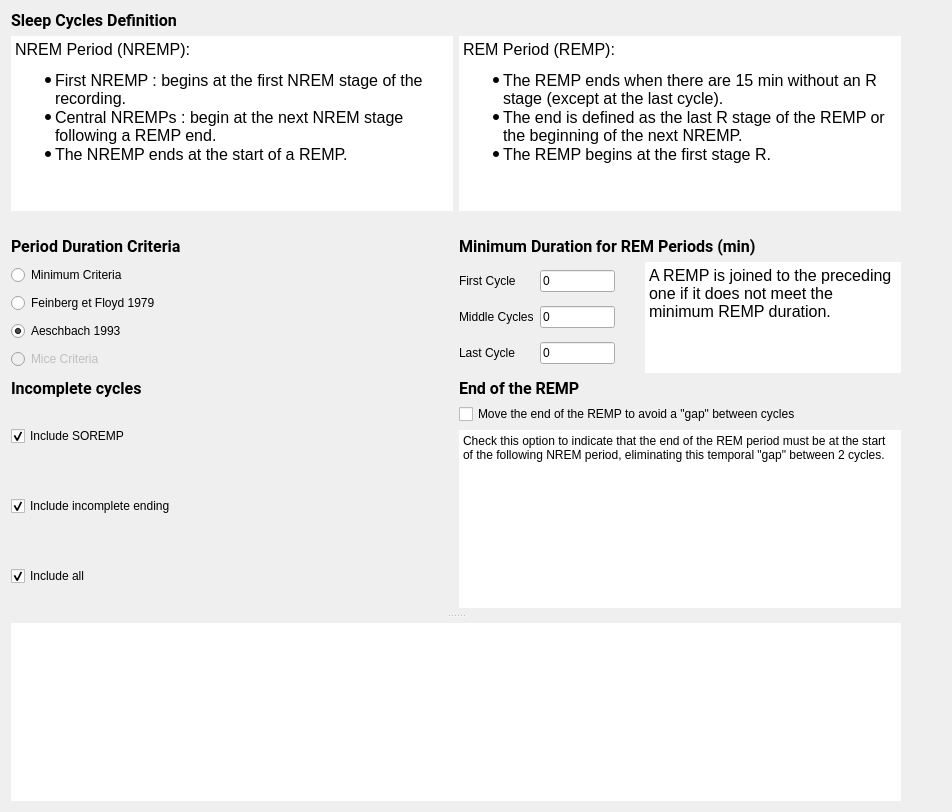
<?xml version="1.0" encoding="UTF-8"?>
<ui version="4.0">
 <class>SleepCyclesDelimiterSettingsView</class>
 <widget class="QWidget" name="SleepCyclesDelimiterSettingsView">
  <property name="geometry">
   <rect>
    <x>0</x>
    <y>0</y>
    <width>952</width>
    <height>812</height>
   </rect>
  </property>
  <property name="windowTitle">
   <string>Form</string>
  </property>
  <property name="styleSheet">
   <string notr="true">font: 12pt &quot;Roboto&quot;;</string>
  </property>
  <layout class="QHBoxLayout" name="horizontalLayout_2">
   <item>
    <widget class="QSplitter" name="splitter">
     <property name="orientation">
      <enum>Qt::Orientation::Vertical</enum>
     </property>
     <property name="handleWidth">
      <number>15</number>
     </property>
     <widget class="QWidget" name="layoutWidget">
      <layout class="QVBoxLayout" name="verticalLayout_3">
       <item>
        <widget class="QLabel" name="label_2">
         <property name="font">
          <font>
           <family>Roboto</family>
           <pointsize>12</pointsize>
           <italic>false</italic>
           <bold>false</bold>
          </font>
         </property>
         <property name="text">
          <string>&lt;html&gt;&lt;head/&gt;&lt;body&gt;&lt;p&gt;&lt;span style=&quot; font-weight:600;&quot;&gt;Sleep Cycles Definition&lt;/span&gt;&lt;/p&gt;&lt;/body&gt;&lt;/html&gt;</string>
         </property>
        </widget>
       </item>
       <item>
        <layout class="QHBoxLayout" name="horizontalLayout_3">
         <property name="sizeConstraint">
          <enum>QLayout::SizeConstraint::SetNoConstraint</enum>
         </property>
         <item>
          <widget class="QTextEdit" name="textEdit">
           <property name="minimumSize">
            <size>
             <width>330</width>
             <height>175</height>
            </size>
           </property>
           <property name="maximumSize">
            <size>
             <width>16777215</width>
             <height>16777215</height>
            </size>
           </property>
           <property name="styleSheet">
            <string notr="true"/>
           </property>
           <property name="frameShape">
            <enum>QFrame::Shape::NoFrame</enum>
           </property>
           <property name="frameShadow">
            <enum>QFrame::Shadow::Plain</enum>
           </property>
           <property name="lineWidth">
            <number>0</number>
           </property>
           <property name="readOnly">
            <bool>true</bool>
           </property>
           <property name="html">
            <string>&lt;!DOCTYPE HTML PUBLIC &quot;-//W3C//DTD HTML 4.0//EN&quot; &quot;http://www.w3.org/TR/REC-html40/strict.dtd&quot;&gt;
&lt;html&gt;&lt;head&gt;&lt;meta name=&quot;qrichtext&quot; content=&quot;1&quot; /&gt;&lt;meta charset=&quot;utf-8&quot; /&gt;&lt;style type=&quot;text/css&quot;&gt;
p, li { white-space: pre-wrap; }
hr { height: 1px; border-width: 0; }
li.unchecked::marker { content: &quot;\2610&quot;; }
li.checked::marker { content: &quot;\2612&quot;; }
&lt;/style&gt;&lt;/head&gt;&lt;body style=&quot; font-family:'Roboto'; font-size:12pt; font-weight:400; font-style:normal;&quot;&gt;
&lt;p style=&quot; margin-top:0px; margin-bottom:0px; margin-left:0px; margin-right:0px; -qt-block-indent:0; text-indent:0px;&quot;&gt;NREM Period (NREMP):&lt;/p&gt;
&lt;ul style=&quot;margin-top: 0px; margin-bottom: 0px; margin-left: 0px; margin-right: 0px; -qt-list-indent: 1;&quot;&gt;
&lt;li style=&quot; margin-top:12px; margin-bottom:0px; margin-left:0px; margin-right:0px; -qt-block-indent:0; text-indent:0px;&quot;&gt;First NREMP : begins at the first NREM stage of the recording.&lt;/li&gt;
&lt;li style=&quot; margin-top:0px; margin-bottom:0px; margin-left:0px; margin-right:0px; -qt-block-indent:0; text-indent:0px;&quot;&gt;Central NREMPs : begin at the next NREM stage following a REMP end.&lt;/li&gt;
&lt;li style=&quot; margin-top:0px; margin-bottom:12px; margin-left:0px; margin-right:0px; -qt-block-indent:0; text-indent:0px;&quot;&gt;The NREMP ends at the start of a REMP.&lt;/li&gt;&lt;/ul&gt;&lt;/body&gt;&lt;/html&gt;</string>
           </property>
          </widget>
         </item>
         <item>
          <widget class="QTextEdit" name="textEdit_3">
           <property name="minimumSize">
            <size>
             <width>330</width>
             <height>175</height>
            </size>
           </property>
           <property name="maximumSize">
            <size>
             <width>16777215</width>
             <height>16777215</height>
            </size>
           </property>
           <property name="styleSheet">
            <string notr="true"/>
           </property>
           <property name="frameShape">
            <enum>QFrame::Shape::NoFrame</enum>
           </property>
           <property name="frameShadow">
            <enum>QFrame::Shadow::Plain</enum>
           </property>
           <property name="lineWidth">
            <number>0</number>
           </property>
           <property name="readOnly">
            <bool>true</bool>
           </property>
           <property name="html">
            <string>&lt;!DOCTYPE HTML PUBLIC &quot;-//W3C//DTD HTML 4.0//EN&quot; &quot;http://www.w3.org/TR/REC-html40/strict.dtd&quot;&gt;
&lt;html&gt;&lt;head&gt;&lt;meta name=&quot;qrichtext&quot; content=&quot;1&quot; /&gt;&lt;meta charset=&quot;utf-8&quot; /&gt;&lt;style type=&quot;text/css&quot;&gt;
p, li { white-space: pre-wrap; }
hr { height: 1px; border-width: 0; }
li.unchecked::marker { content: &quot;\2610&quot;; }
li.checked::marker { content: &quot;\2612&quot;; }
&lt;/style&gt;&lt;/head&gt;&lt;body style=&quot; font-family:'Roboto'; font-size:12pt; font-weight:400; font-style:normal;&quot;&gt;
&lt;p style=&quot; margin-top:0px; margin-bottom:0px; margin-left:0px; margin-right:0px; -qt-block-indent:0; text-indent:0px;&quot;&gt;REM Period (REMP):&lt;/p&gt;
&lt;ul style=&quot;margin-top: 0px; margin-bottom: 0px; margin-left: 0px; margin-right: 0px; -qt-list-indent: 1;&quot;&gt;
&lt;li style=&quot; margin-top:12px; margin-bottom:0px; margin-left:0px; margin-right:0px; -qt-block-indent:0; text-indent:0px;&quot;&gt;The REMP ends when there are 15 min without an R stage (except at the last cycle).&lt;/li&gt;
&lt;li style=&quot; margin-top:0px; margin-bottom:0px; margin-left:0px; margin-right:0px; -qt-block-indent:0; text-indent:0px;&quot;&gt;The end is defined as the last R stage of the REMP or the beginning of the next NREMP.&lt;/li&gt;
&lt;li style=&quot; margin-top:0px; margin-bottom:12px; margin-left:0px; margin-right:0px; -qt-block-indent:0; text-indent:0px;&quot;&gt;The REMP begins at the first stage R.&lt;/li&gt;&lt;/ul&gt;&lt;/body&gt;&lt;/html&gt;</string>
           </property>
          </widget>
         </item>
        </layout>
       </item>
       <item>
        <widget class="QLabel" name="label">
         <property name="sizePolicy">
          <sizepolicy hsizetype="Expanding" vsizetype="Preferred">
           <horstretch>0</horstretch>
           <verstretch>0</verstretch>
          </sizepolicy>
         </property>
         <property name="minimumSize">
          <size>
           <width>567</width>
           <height>0</height>
          </size>
         </property>
         <property name="text">
          <string/>
         </property>
         <property name="pixmap">
          <pixmap resource="SleepCycleDelimiter_rs.qrc">:/sleep_cycle_del/UI_v5_minimal.png</pixmap>
         </property>
         <property name="alignment">
          <set>Qt::AlignmentFlag::AlignCenter</set>
         </property>
        </widget>
       </item>
       <item>
        <layout class="QGridLayout" name="gridLayout">
         <property name="sizeConstraint">
          <enum>QLayout::SizeConstraint::SetMaximumSize</enum>
         </property>
         <item row="3" column="0">
          <layout class="QVBoxLayout" name="verticalLayout_2">
           <item>
            <widget class="QCheckBox" name="checkBox_incl_SOREMP">
             <property name="sizePolicy">
              <sizepolicy hsizetype="Expanding" vsizetype="Expanding">
               <horstretch>0</horstretch>
               <verstretch>0</verstretch>
              </sizepolicy>
             </property>
             <property name="maximumSize">
              <size>
               <width>16777215</width>
               <height>16777215</height>
              </size>
             </property>
             <property name="toolTip">
              <string>Check to include incomplete cycle because of SOREMP (Sleep Onset in REMP).</string>
             </property>
             <property name="text">
              <string>Include SOREMP</string>
             </property>
             <property name="checked">
              <bool>true</bool>
             </property>
            </widget>
           </item>
           <item>
            <widget class="QCheckBox" name="checkBox_incl_last">
             <property name="sizePolicy">
              <sizepolicy hsizetype="Expanding" vsizetype="Expanding">
               <horstretch>0</horstretch>
               <verstretch>0</verstretch>
              </sizepolicy>
             </property>
             <property name="minimumSize">
              <size>
               <width>0</width>
               <height>0</height>
              </size>
             </property>
             <property name="maximumSize">
              <size>
               <width>16777215</width>
               <height>16777215</height>
              </size>
             </property>
             <property name="toolTip">
              <string>Check to include the last cycle even if incomplete.</string>
             </property>
             <property name="text">
              <string>Include incomplete ending</string>
             </property>
             <property name="checked">
              <bool>true</bool>
             </property>
            </widget>
           </item>
           <item>
            <widget class="QCheckBox" name="checkBox_incl_all">
             <property name="sizePolicy">
              <sizepolicy hsizetype="Expanding" vsizetype="Expanding">
               <horstretch>0</horstretch>
               <verstretch>0</verstretch>
              </sizepolicy>
             </property>
             <property name="toolTip">
              <string>Check to include any incomplete cycles even middle sleep cycles.</string>
             </property>
             <property name="text">
              <string>Include all</string>
             </property>
             <property name="checked">
              <bool>true</bool>
             </property>
            </widget>
           </item>
          </layout>
         </item>
         <item row="2" column="1">
          <widget class="QLabel" name="label_6">
           <property name="font">
            <font>
             <family>Roboto</family>
             <pointsize>12</pointsize>
             <italic>false</italic>
             <bold>false</bold>
            </font>
           </property>
           <property name="text">
            <string>&lt;html&gt;&lt;head/&gt;&lt;body&gt;&lt;p&gt;&lt;span style=&quot; font-weight:600;&quot;&gt;End of the REMP&lt;/span&gt;&lt;/p&gt;&lt;/body&gt;&lt;/html&gt;</string>
           </property>
          </widget>
         </item>
         <item row="1" column="0">
          <layout class="QVBoxLayout" name="verticalLayout">
           <property name="sizeConstraint">
            <enum>QLayout::SizeConstraint::SetNoConstraint</enum>
           </property>
           <item>
            <widget class="QRadioButton" name="radioButton_Min">
             <property name="maximumSize">
              <size>
               <width>16777215</width>
               <height>18</height>
              </size>
             </property>
             <property name="text">
              <string>Minimum Criteria</string>
             </property>
             <property name="checked">
              <bool>false</bool>
             </property>
            </widget>
           </item>
           <item>
            <widget class="QRadioButton" name="radioButton_Floyd">
             <property name="minimumSize">
              <size>
               <width>160</width>
               <height>0</height>
              </size>
             </property>
             <property name="maximumSize">
              <size>
               <width>350</width>
               <height>18</height>
              </size>
             </property>
             <property name="text">
              <string>Feinberg et Floyd 1979</string>
             </property>
             <property name="checked">
              <bool>false</bool>
             </property>
            </widget>
           </item>
           <item>
            <widget class="QRadioButton" name="radioButton_Aesch">
             <property name="maximumSize">
              <size>
               <width>16777215</width>
               <height>18</height>
              </size>
             </property>
             <property name="text">
              <string>Aeschbach 1993</string>
             </property>
             <property name="checked">
              <bool>true</bool>
             </property>
            </widget>
           </item>
           <item>
            <widget class="QRadioButton" name="radioButton_Mice">
             <property name="enabled">
              <bool>false</bool>
             </property>
             <property name="maximumSize">
              <size>
               <width>16777215</width>
               <height>18</height>
              </size>
             </property>
             <property name="text">
              <string>Mice Criteria</string>
             </property>
            </widget>
           </item>
          </layout>
         </item>
         <item row="0" column="1">
          <widget class="QLabel" name="label_4">
           <property name="font">
            <font>
             <family>Roboto</family>
             <pointsize>12</pointsize>
             <italic>false</italic>
             <bold>false</bold>
            </font>
           </property>
           <property name="text">
            <string>&lt;html&gt;&lt;head/&gt;&lt;body&gt;&lt;p&gt;&lt;span style=&quot; font-weight:600;&quot;&gt;Minimum Duration for REM Periods (min)&lt;/span&gt;&lt;/p&gt;&lt;/body&gt;&lt;/html&gt;</string>
           </property>
          </widget>
         </item>
         <item row="0" column="0">
          <widget class="QLabel" name="label_3">
           <property name="font">
            <font>
             <family>Roboto</family>
             <pointsize>12</pointsize>
             <italic>false</italic>
             <bold>false</bold>
            </font>
           </property>
           <property name="text">
            <string>&lt;html&gt;&lt;head/&gt;&lt;body&gt;&lt;p&gt;&lt;span style=&quot; font-weight:600;&quot;&gt;Period Duration Criteria&lt;/span&gt;&lt;/p&gt;&lt;/body&gt;&lt;/html&gt;</string>
           </property>
          </widget>
         </item>
         <item row="2" column="0">
          <widget class="QLabel" name="label_5">
           <property name="maximumSize">
            <size>
             <width>16777215</width>
             <height>16777215</height>
            </size>
           </property>
           <property name="font">
            <font>
             <family>Roboto</family>
             <pointsize>12</pointsize>
             <italic>false</italic>
             <bold>false</bold>
            </font>
           </property>
           <property name="text">
            <string>&lt;html&gt;&lt;head/&gt;&lt;body&gt;&lt;p&gt;&lt;span style=&quot; font-weight:600;&quot;&gt;Incomplete cycles&lt;/span&gt;&lt;/p&gt;&lt;/body&gt;&lt;/html&gt;</string>
           </property>
          </widget>
         </item>
         <item row="3" column="1">
          <layout class="QVBoxLayout" name="verticalLayout_5">
           <item>
            <widget class="QCheckBox" name="mv_end_checkBox">
             <property name="sizePolicy">
              <sizepolicy hsizetype="Expanding" vsizetype="Expanding">
               <horstretch>0</horstretch>
               <verstretch>0</verstretch>
              </sizepolicy>
             </property>
             <property name="styleSheet">
              <string notr="true"/>
             </property>
             <property name="text">
              <string>Move the end of the REMP to avoid a &quot;gap&quot; between cycles</string>
             </property>
             <property name="checkable">
              <bool>true</bool>
             </property>
            </widget>
           </item>
           <item>
            <widget class="QPlainTextEdit" name="plainTextEdit">
             <property name="frameShape">
              <enum>QFrame::Shape::NoFrame</enum>
             </property>
             <property name="frameShadow">
              <enum>QFrame::Shadow::Plain</enum>
             </property>
             <property name="lineWidth">
              <number>0</number>
             </property>
             <property name="readOnly">
              <bool>true</bool>
             </property>
             <property name="plainText">
              <string>Check this option to indicate that the end of the REM period must be at the start of the following NREM period, eliminating this temporal &quot;gap&quot; between 2 cycles.</string>
             </property>
            </widget>
           </item>
          </layout>
         </item>
         <item row="1" column="1">
          <layout class="QHBoxLayout" name="horizontalLayout">
           <item>
            <layout class="QFormLayout" name="formLayout">
             <item row="0" column="0">
              <widget class="QLabel" name="label_9">
               <property name="sizePolicy">
                <sizepolicy hsizetype="Preferred" vsizetype="Expanding">
                 <horstretch>0</horstretch>
                 <verstretch>0</verstretch>
                </sizepolicy>
               </property>
               <property name="minimumSize">
                <size>
                 <width>0</width>
                 <height>0</height>
                </size>
               </property>
               <property name="maximumSize">
                <size>
                 <width>16777215</width>
                 <height>18</height>
                </size>
               </property>
               <property name="text">
                <string>First Cycle</string>
               </property>
              </widget>
             </item>
             <item row="0" column="1">
              <widget class="QLineEdit" name="minL_REM_first_lineEdit">
               <property name="enabled">
                <bool>true</bool>
               </property>
               <property name="maximumSize">
                <size>
                 <width>75</width>
                 <height>16777215</height>
                </size>
               </property>
               <property name="styleSheet">
                <string notr="true"/>
               </property>
               <property name="text">
                <string>0</string>
               </property>
               <property name="readOnly">
                <bool>false</bool>
               </property>
              </widget>
             </item>
             <item row="1" column="0">
              <widget class="QLabel" name="label_8">
               <property name="sizePolicy">
                <sizepolicy hsizetype="Expanding" vsizetype="Expanding">
                 <horstretch>0</horstretch>
                 <verstretch>0</verstretch>
                </sizepolicy>
               </property>
               <property name="minimumSize">
                <size>
                 <width>0</width>
                 <height>0</height>
                </size>
               </property>
               <property name="maximumSize">
                <size>
                 <width>16777215</width>
                 <height>18</height>
                </size>
               </property>
               <property name="text">
                <string>Middle Cycles</string>
               </property>
              </widget>
             </item>
             <item row="1" column="1">
              <widget class="QLineEdit" name="minL_REM_mid_lineEdit">
               <property name="enabled">
                <bool>true</bool>
               </property>
               <property name="maximumSize">
                <size>
                 <width>75</width>
                 <height>16777215</height>
                </size>
               </property>
               <property name="styleSheet">
                <string notr="true"/>
               </property>
               <property name="text">
                <string>0</string>
               </property>
               <property name="readOnly">
                <bool>false</bool>
               </property>
              </widget>
             </item>
             <item row="2" column="0">
              <widget class="QLabel" name="label_7">
               <property name="sizePolicy">
                <sizepolicy hsizetype="Expanding" vsizetype="Expanding">
                 <horstretch>0</horstretch>
                 <verstretch>0</verstretch>
                </sizepolicy>
               </property>
               <property name="minimumSize">
                <size>
                 <width>0</width>
                 <height>0</height>
                </size>
               </property>
               <property name="maximumSize">
                <size>
                 <width>16777215</width>
                 <height>18</height>
                </size>
               </property>
               <property name="text">
                <string>Last Cycle</string>
               </property>
              </widget>
             </item>
             <item row="2" column="1">
              <widget class="QLineEdit" name="minL_REM_last_lineEdit">
               <property name="enabled">
                <bool>true</bool>
               </property>
               <property name="maximumSize">
                <size>
                 <width>75</width>
                 <height>16777215</height>
                </size>
               </property>
               <property name="styleSheet">
                <string notr="true"/>
               </property>
               <property name="text">
                <string>0</string>
               </property>
               <property name="readOnly">
                <bool>false</bool>
               </property>
              </widget>
             </item>
            </layout>
           </item>
           <item>
            <widget class="QTextEdit" name="textEdit_4">
             <property name="maximumSize">
              <size>
               <width>16777215</width>
               <height>125</height>
              </size>
             </property>
             <property name="styleSheet">
              <string notr="true"/>
             </property>
             <property name="frameShape">
              <enum>QFrame::Shape::NoFrame</enum>
             </property>
             <property name="frameShadow">
              <enum>QFrame::Shadow::Plain</enum>
             </property>
             <property name="lineWidth">
              <number>0</number>
             </property>
             <property name="readOnly">
              <bool>true</bool>
             </property>
             <property name="html">
              <string>&lt;!DOCTYPE HTML PUBLIC &quot;-//W3C//DTD HTML 4.0//EN&quot; &quot;http://www.w3.org/TR/REC-html40/strict.dtd&quot;&gt;
&lt;html&gt;&lt;head&gt;&lt;meta name=&quot;qrichtext&quot; content=&quot;1&quot; /&gt;&lt;meta charset=&quot;utf-8&quot; /&gt;&lt;style type=&quot;text/css&quot;&gt;
p, li { white-space: pre-wrap; }
hr { height: 1px; border-width: 0; }
li.unchecked::marker { content: &quot;\2610&quot;; }
li.checked::marker { content: &quot;\2612&quot;; }
&lt;/style&gt;&lt;/head&gt;&lt;body style=&quot; font-family:'Roboto'; font-size:12pt; font-weight:400; font-style:normal;&quot;&gt;
&lt;p style=&quot; margin-top:0px; margin-bottom:0px; margin-left:0px; margin-right:0px; -qt-block-indent:0; text-indent:0px;&quot;&gt;A REMP is joined to the preceding one if it does not meet the minimum REMP duration.&lt;/p&gt;&lt;/body&gt;&lt;/html&gt;</string>
             </property>
            </widget>
           </item>
          </layout>
         </item>
        </layout>
       </item>
      </layout>
     </widget>
     <widget class="QWidget" name="layoutWidget">
      <layout class="QVBoxLayout" name="verticalLayout_4">
       <item>
        <widget class="QTextBrowser" name="textBrowser">
         <property name="sizePolicy">
          <sizepolicy hsizetype="Expanding" vsizetype="Expanding">
           <horstretch>0</horstretch>
           <verstretch>0</verstretch>
          </sizepolicy>
         </property>
         <property name="styleSheet">
          <string notr="true"/>
         </property>
         <property name="frameShape">
          <enum>QFrame::Shape::NoFrame</enum>
         </property>
         <property name="frameShadow">
          <enum>QFrame::Shadow::Plain</enum>
         </property>
         <property name="lineWidth">
          <number>0</number>
         </property>
         <property name="readOnly">
          <bool>true</bool>
         </property>
         <property name="html">
          <string>&lt;!DOCTYPE HTML PUBLIC &quot;-//W3C//DTD HTML 4.0//EN&quot; &quot;http://www.w3.org/TR/REC-html40/strict.dtd&quot;&gt;
&lt;html&gt;&lt;head&gt;&lt;meta name=&quot;qrichtext&quot; content=&quot;1&quot; /&gt;&lt;meta charset=&quot;utf-8&quot; /&gt;&lt;style type=&quot;text/css&quot;&gt;
p, li { white-space: pre-wrap; }
hr { height: 1px; border-width: 0; }
li.unchecked::marker { content: &quot;\2610&quot;; }
li.checked::marker { content: &quot;\2612&quot;; }
&lt;/style&gt;&lt;/head&gt;&lt;body style=&quot; font-family:'Roboto'; font-size:12pt; font-weight:400; font-style:normal;&quot;&gt;
&lt;p style=&quot;-qt-paragraph-type:empty; margin-top:0px; margin-bottom:0px; margin-left:0px; margin-right:0px; -qt-block-indent:0; text-indent:0px;&quot;&gt;&lt;br /&gt;&lt;/p&gt;&lt;/body&gt;&lt;/html&gt;</string>
         </property>
         <property name="openExternalLinks">
          <bool>true</bool>
         </property>
         <property name="openLinks">
          <bool>true</bool>
         </property>
        </widget>
       </item>
      </layout>
     </widget>
    </widget>
   </item>
   <item>
    <spacer name="horizontalSpacer">
     <property name="orientation">
      <enum>Qt::Orientation::Horizontal</enum>
     </property>
     <property name="sizeType">
      <enum>QSizePolicy::Policy::Minimum</enum>
     </property>
     <property name="sizeHint" stdset="0">
      <size>
       <width>40</width>
       <height>20</height>
      </size>
     </property>
    </spacer>
   </item>
  </layout>
 </widget>
 <resources>
  <include location="SleepCycleDelimiter_rs.qrc"/>
  <include location="../../../../snooz-toolbox-ceams/src/main/python/ui/themes/themes.qrc"/>
 </resources>
 <connections>
  <connection>
   <sender>radioButton_Aesch</sender>
   <signal>clicked()</signal>
   <receiver>SleepCyclesDelimiterSettingsView</receiver>
   <slot>on_options_changed()</slot>
   <hints>
    <hint type="sourcelabel">
     <x>83</x>
     <y>98</y>
    </hint>
    <hint type="destinationlabel">
     <x>333</x>
     <y>277</y>
    </hint>
   </hints>
  </connection>
  <connection>
   <sender>radioButton_Min</sender>
   <signal>clicked()</signal>
   <receiver>SleepCyclesDelimiterSettingsView</receiver>
   <slot>on_options_changed()</slot>
   <hints>
    <hint type="sourcelabel">
     <x>83</x>
     <y>81</y>
    </hint>
    <hint type="destinationlabel">
     <x>333</x>
     <y>277</y>
    </hint>
   </hints>
  </connection>
  <connection>
   <sender>radioButton_Floyd</sender>
   <signal>clicked()</signal>
   <receiver>SleepCyclesDelimiterSettingsView</receiver>
   <slot>on_options_changed()</slot>
   <hints>
    <hint type="sourcelabel">
     <x>83</x>
     <y>115</y>
    </hint>
    <hint type="destinationlabel">
     <x>333</x>
     <y>277</y>
    </hint>
   </hints>
  </connection>
  <connection>
   <sender>radioButton_Mice</sender>
   <signal>clicked()</signal>
   <receiver>SleepCyclesDelimiterSettingsView</receiver>
   <slot>on_options_changed()</slot>
   <hints>
    <hint type="sourcelabel">
     <x>83</x>
     <y>149</y>
    </hint>
    <hint type="destinationlabel">
     <x>333</x>
     <y>277</y>
    </hint>
   </hints>
  </connection>
  <connection>
   <sender>checkBox_incl_all</sender>
   <signal>clicked()</signal>
   <receiver>SleepCyclesDelimiterSettingsView</receiver>
   <slot>include_incomplete_cycle_slot()</slot>
   <hints>
    <hint type="sourcelabel">
     <x>119</x>
     <y>636</y>
    </hint>
    <hint type="destinationlabel">
     <x>516</x>
     <y>436</y>
    </hint>
   </hints>
  </connection>
  <connection>
   <sender>checkBox_incl_SOREMP</sender>
   <signal>clicked()</signal>
   <receiver>SleepCyclesDelimiterSettingsView</receiver>
   <slot>include_SOREMP_slot()</slot>
   <hints>
    <hint type="sourcelabel">
     <x>119</x>
     <y>554</y>
    </hint>
    <hint type="destinationlabel">
     <x>516</x>
     <y>436</y>
    </hint>
   </hints>
  </connection>
  <connection>
   <sender>checkBox_incl_last</sender>
   <signal>clicked()</signal>
   <receiver>SleepCyclesDelimiterSettingsView</receiver>
   <slot>include_last_incomplete_slot()</slot>
   <hints>
    <hint type="sourcelabel">
     <x>119</x>
     <y>595</y>
    </hint>
    <hint type="destinationlabel">
     <x>516</x>
     <y>436</y>
    </hint>
   </hints>
  </connection>
 </connections>
 <slots>
  <slot>on_options_changed()</slot>
  <slot>include_incomplete_cycle_slot()</slot>
  <slot>include_last_incomplete_slot()</slot>
  <slot>include_SOREMP_slot()</slot>
 </slots>
</ui>
